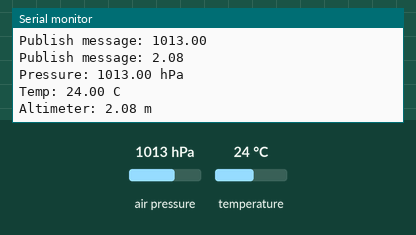
Simulated run of this sketch. Board: ESP8266 (NodeMCU). Shown: the last lines printed to the serial monitor. The inputs (shaded band) are chosen by the test bench; at power-on: air pressure 1013 hPa, temperature 24 °C. WiFi joins after 1.5 s; servers stay silent unless stated; random numbers use the default seed unless the sketch sets one; no MQTT or app messages arrive unless stated.

Above: at 5.7 s.
5.8 s: air pressure set to 952 hPa
At 7.2 s:
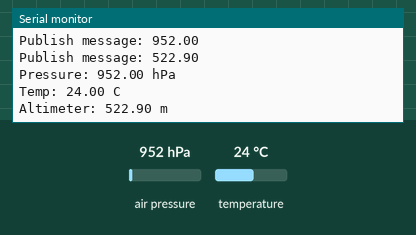
7.3 s: temperature set to 12 °C
At 8.6 s:
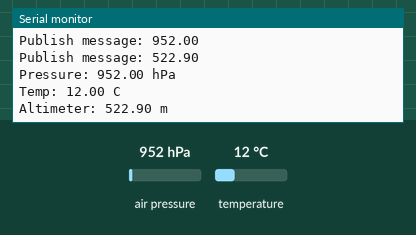
8.8 s: air pressure set to 975 hPa
At 9.7 s:
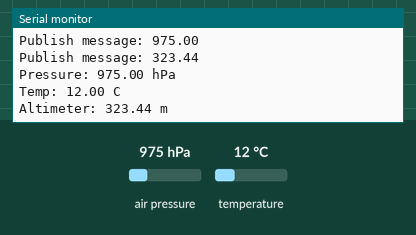
Timing chart, 0 to 11.8 s (numbered marks = the images above; inputs shaded):
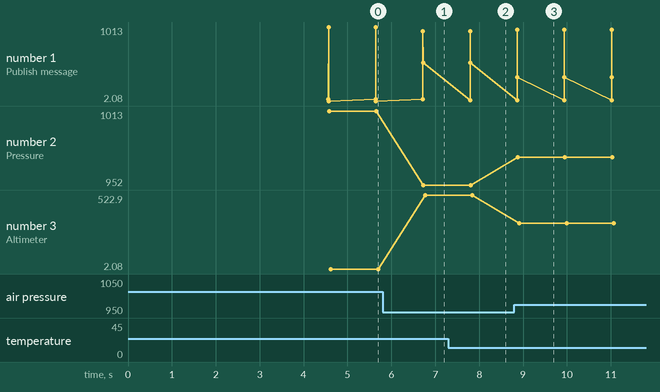

Measured:
- after the input at 5.8 s, the serial monitor: prints a new line after 0.92 s (image 1)
- after the input at 7.3 s, the serial monitor: prints a new line after 0.49 s (image 2)
- after the input at 8.8 s, the serial monitor: prints a new line after 0.07 s (image 3)
- plotted number 1: 2.08 → 522.9 after the input at 5.8 s, 522.9 → 323.44 after the input at 8.8 s
- plotted number 2: 1013 → 952 after the input at 5.8 s, 952 → 975 after the input at 8.8 s
- plotted number 3: 2.08 → 522.9 after the input at 5.8 s, 522.9 → 323.44 after the input at 8.8 s

The sketch:

Program_MQTT_Monitoring_Barometric_Sensor_BMP280.ino
```cpp
/***************************************
 * Project MQTT Monitoring Barometric Sensor BMP280
 * Board  : NodeMCU ESP8266 V3
 * Input  : Sensor BMP280
 * Output : MQTT Dash
 * 99 Proyek IoT
 * www.ardutech.com
 ****************************************/
#include <ESP8266WiFi.h>
#include <PubSubClient.h>
#include <Wire.h>
#include <Adafruit_Sensor.h>
#include <Adafruit_BMP280.h>
#define SEALEVELPRESSURE_HPA (1013.25)
//---GANTI SESUAI DENGAN JARINGAN WIFI
//---HOTSPOT ANDA
const char* ssid = "ArdutechWiFi";
const char* password = "12345678";
const char* mqtt_server = "broker.mqtt-dashboard.com";

WiFiClient espClient;
PubSubClient client(espClient);

#define MSG_BUFFER_SIZE	(50)
char msg[MSG_BUFFER_SIZE];
int value = 0;
Adafruit_BMP280 bmp;
float temperature, pressure, altitude;
//========================================
void setup_wifi() {
  delay(10);
  Serial.println();
  Serial.print("Connecting to ");
  Serial.println(ssid);
  WiFi.begin(ssid, password);
  while (WiFi.status() != WL_CONNECTED) {
    delay(500);
    Serial.print(".");
  }
  //randomSeed(micros());
  Serial.println("");
  Serial.println("WiFi connected");
  Serial.println("IP address: ");
  Serial.println(WiFi.localIP());
}
//===========================================
void reconnect() {
  // Loop until we're reconnected
  while (!client.connected()) {
    Serial.print("Attempting MQTT connection...");
    // Create a random client ID
    String clientId = "ESP8266Client-";
    clientId += String(random(0xffff), HEX);
    // Attempt to connect
    if (client.connect(clientId.c_str())) {
      Serial.println("connected");
      // ... and resubscribe
      client.subscribe("ARDU1");
    } else {
      Serial.print("failed, rc=");
      Serial.print(client.state());
      Serial.println(" try again in 5 seconds");
      // Wait 5 seconds before retrying
      delay(5000);
    }
  }
}
//========================================
void setup() {
   bmp.begin(0x76);
  Serial.begin(9600);
  setup_wifi();
  client.setServer(mqtt_server, 1883);
  delay(3000);
}
//===========================================
void loop() {
  if (!client.connected()) {
    reconnect();
  }
  client.loop();
  pressure = bmp.readPressure()/100.0F;
  temperature = bmp.readTemperature();
  altitude = bmp.readAltitude(SEALEVELPRESSURE_HPA);

  sprintf(msg, "%.2f", temperature);
  Serial.print("Publish message: ");
  Serial.println(msg);
  client.publish("BMPTemp", msg);

  sprintf(msg, "%.2f", pressure);
  Serial.print("Publish message: ");
  Serial.println(msg);
  client.publish("BMPPress", msg);

   sprintf(msg, "%.2f", altitude);
  Serial.print("Publish message: ");
  Serial.println(msg);
  client.publish("BMPAlti", msg);
    //Print values to serial monitor:
  Serial.print("Pressure: ");
  Serial.print(pressure);
  Serial.println(" hPa");

  Serial.print(("Temp: "));
  Serial.print(temperature);
  Serial.println(" C");

  Serial.print("Altimeter: ");
  Serial.print(altitude);
  Serial.println(" m");
  delay(1000);
}
```
